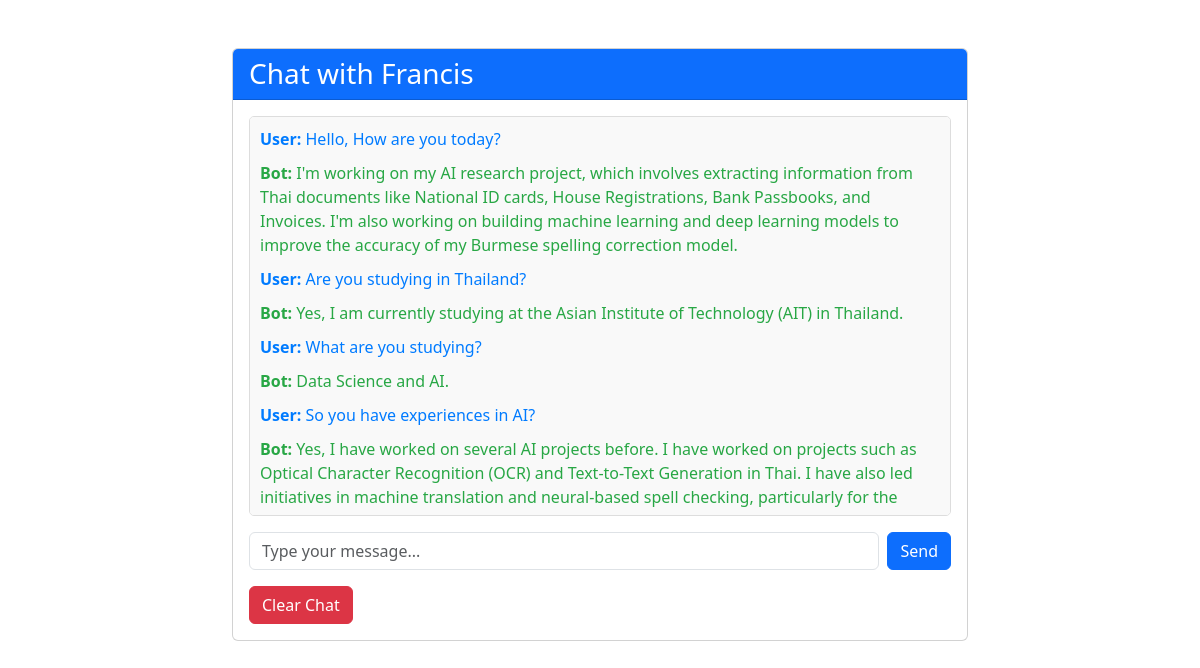
Page /chat/ on the committed database.
### chatbot/models.py (models this page shows, shortened)
class Chat(models.Model):
    user_input = models.TextField()
    bot_response = models.TextField()
    timestamp = models.DateTimeField(auto_now_add=True)

### chatbot/views.py (the view, shortened to what this page needs)
# urls.py: path('', views.chat_view, name='chat'),
def chat_view(request):
    chat_history = Chat.objects.all().order_by('timestamp')
    return render(request, 'chat.html', {'chat_history': chat_history})

### chatbot/templates/chat.html (shortened to what this page needs)
<!DOCTYPE html>
<html lang="en">
<head>
    <link href="https://cdn.jsdelivr.net/npm/bootstrap@5.3.0/dist/css/bootstrap.min.css" rel="stylesheet">
</head>
<body>
    <div class="container mt-5">
        <div class="row justify-content-center">
            <div class="col-md-8">
                <div class="card">
                    <div class="card-header bg-primary text-white">
                        <h3 class="card-title mb-0">Chat with Francis</h3>
                    </div>
                    <div class="card-body">
                        <div id="chat-box" class="mb-3">
                            {% for chat in chat_history %}
                                <div class="user-message"><strong>User:</strong> {{ chat.user_input }}</div>
                                <div class="bot-message"><strong>Bot:</strong> {{ chat.bot_response }}</div>
                            {% endfor %}
                        </div>
                        <form id="chat-form" class="d-flex">
                            <input type="text" id="user-input" name="user_input" class="form-control me-2" placeholder="Type your message..." required>
                            <button type="submit" class="btn btn-primary">Send</button>
                        </form>
                        <button id="clear-chat" class="btn btn-danger mt-3">Clear Chat</button>
                    </div>
                </div>
            </div>
        </div>
    </div>
</body>
</html>

### chatbot/templates/chat.html (style rules this page uses)
#chat-box { height: 400px; overflow-y: scroll; border: 1px solid #ddd; border-radius: 5px; padding: 10px; margin-bottom: 10px; background-color: #f9f9f9; }
.user-message { color: #007bff; margin-bottom: 10px; }
.bot-message { color: #28a745; margin-bottom: 10px; }

### rows in the picture
Chat: user_input "Hello, How are you today?", bot_response "I'm working on my AI research project, which involves extracting information from Thai documents like National ID cards, House Registrations, Bank Passbooks, and Invoices. I'm also working on building machine learning and deep learning models to improve the accuracy of my Burmese spelling correction model."
Chat: user_input "Are you studying in Thailand?", bot_response "Yes, I am currently studying at the Asian Institute of Technology (AIT) in Thailand."
Chat: user_input "What are you studying?", bot_response "Data Science and AI."
Chat: user_input "So you have experiences in AI?", bot_response "Yes, I have worked on several AI projects before. I have worked on projects such as Optical Character Recognition (OCR) and Text-to-Text Generation in Thai. I have also led initiatives in machine translation and neural-based spell checking, particularly for the…"
